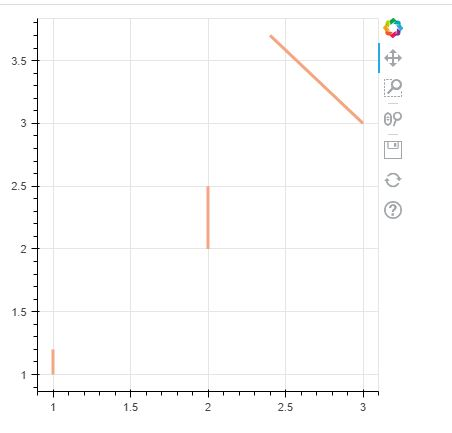

The Python source for this figure:
from bokeh.plotting import figure
from bokeh.plotting import output_file 
from bokeh.plotting import show
output_file("segment.html")
p = figure(width=400, height=400)
p.segment(x0=[1,2,3], y0=[1,2,3],x1=[1,2,2.4,3.1], y1=[1.2, 2.5, 3.7], color="#F4A582", line_width=3)
show(p)
